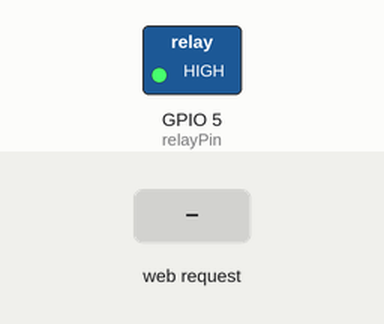
The sketch below on a simulated ESP8266 (NodeMCU). On the bench: switched loads named in the sketch (green lamp = pin HIGH). The inputs (shaded band) are chosen by the test bench. WiFi joins after 1.5 s; servers stay silent unless stated; what the sketch prints to the serial monitor is not drawn.

Above: at 2.7 s.
2.8 s: HTTP request GET /on received
At 3.7 s:
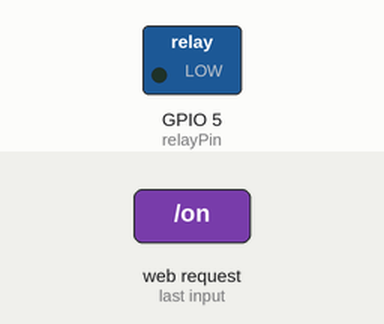
4.3 s: HTTP request GET /off received
At 4.9 s:
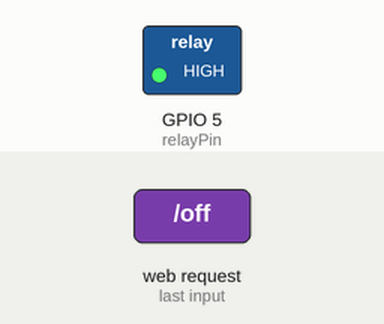
Timing chart, 0 to 7.3 s (numbered marks = the images above; inputs shaded):
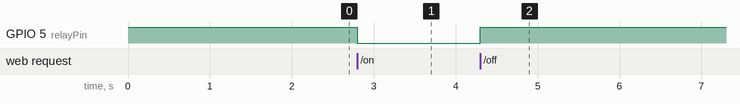

The sketch:

ESP8266_IP.ino
```cpp
#include <ESP8266WiFi.h>
#include <ESP8266WebServer.h>

const char* ssid = "EDELWEISS KOS";
const char* password = "edelweiss_kost_ump";

ESP8266WebServer server(80);

const int relayPin = 5;
bool lampuStatus = false;

void setup() {
  Serial.begin(115200);
  pinMode(relayPin, OUTPUT);
  digitalWrite(relayPin, HIGH);

  WiFi.begin(ssid, password);
  Serial.println("Menghubungkan ke WiFi...");

  while (WiFi.status() != WL_CONNECTED) {
    delay(500);
    Serial.print(".");
  }

  Serial.println("");
  Serial.println("WiFi terhubung");
  Serial.print("IP Address: ");
  Serial.println(WiFi.localIP());

  server.on("/", HTTP_GET, handleRoot);
  server.on("/on", HTTP_GET, handleOn);
  server.on("/off", HTTP_GET, handleOff);
  server.on("/status", HTTP_GET, handleStatus);

  server.begin();
  Serial.println("HTTP server berjalan");
}

void loop() {
  server.handleClient();
}

void handleRoot() {
  String html = "<!DOCTYPE html><html><head>";
  html += "<meta name='viewport' content='width=device-width, initial-scale=1'>";
  html += "<style>body{font-family:Arial; text-align:center; margin-top:50px;}";
  html += "button{padding:15px 32px; font-size:16px; margin:4px 2px; cursor:pointer;}";
  html += ".on{background-color:#4CAF50; color:white;}";
  html += ".off{background-color:#f44336; color:white;}</style></head>";
  html += "<body><h1>Kontrol Lampu ESP8266</h1>";
  html += "<p>Status Lampu: <strong>" + String(lampuStatus ? "HIDUP" : "MATI") + "</strong></p>";
  html += "<p><a href='/on'><button class='on'>HIDUPKAN</button></a></p>";
  html += "<p><a href='/off'><button class='off'>MATIKAN</button></a></p>";
  html += "</body></html>";

  server.send(200, "text/html", html);
}

void handleOn() {
  digitalWrite(relayPin, LOW);
  lampuStatus = true;
  server.send(200, "application/json", "{\"status\":\"on\"}");
}

void handleOff() {
  digitalWrite(relayPin, HIGH);
  lampuStatus = false;
  server.send(200, "application/json", "{\"status\":\"off\"}");
}

void handleStatus() {
  server.send(200, "application/json", lampuStatus ? "{\"status\":1}" : "{\"status\":0}");
}
```

Measured:
- after the input at 2.8 s, GPIO 5 (relayPin): HIGH → LOW at once
- after the input at 4.3 s, GPIO 5 (relayPin): LOW → HIGH at once
